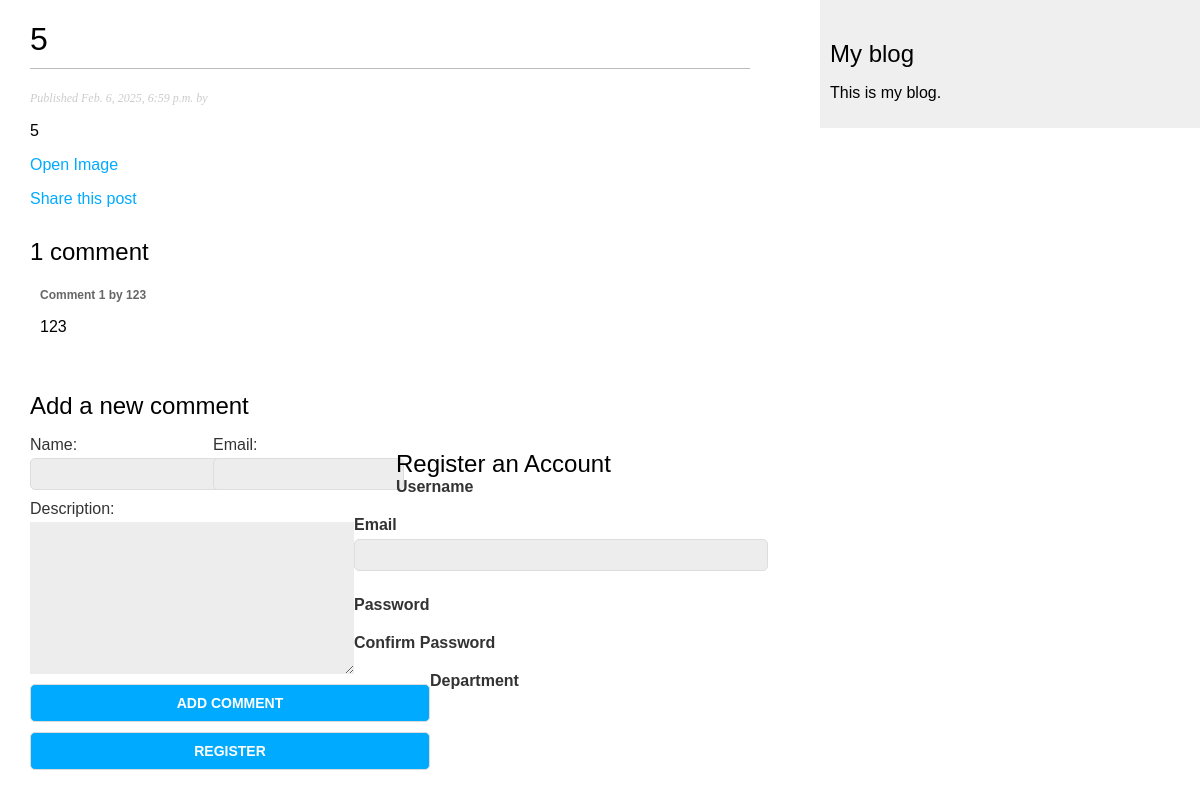
Screenshot of /TD/2025/2/6/5/ with the database file from the repository.
### blog/models.py (models this page shows, shortened)
class TurnoverDocument(models.Model):
    class Status(models.TextChoices):
        DRAFT = 'DF', 'Draft'
        UNDER_REVIEW = 'UR', 'Under Review'
        APPROVED = 'A', 'Approved'
        REJECTED = 'R', 'Rejected'
        PUBLISHED = 'PB', 'Published'
    objects = models.Manager()
    published = PublishedManager()
    under_review = UnderReviewManager
    approved = ApprovedManager
    rejected = RejectedManager
    title = models.CharField(max_length=255)
    description = models.TextField(blank=True, null=True)
    author = models.ForeignKey(settings.AUTH_USER_MODEL, on_delete=models.CASCADE, related_name='document_post')
    created_at = models.DateTimeField(auto_now_add=True)
    updated_at = models.DateTimeField(auto_now=True)
    department = models.CharField(max_length=255)
    publish_by = models.DateTimeField(default=timezone.now)
    document_type = models.ForeignKey(document_types, on_delete=models.CASCADE)
    document_file = models.FileField(upload_to='blog/static/images/')
    slug = models.SlugField(max_length=250, unique_for_date='publish_by')
    status = models.CharField(
        max_length=2,
        choices=Status.choices,
        default=Status.DRAFT
    )
    class Meta:
        ordering = ['-publish_by']
        indexes = [models.Index(fields=['-publish_by'])]
    def filename(self):
        return 'images/' + os.path.basename(self.document_file.name)

class Comment(models.Model):
    document = models.ForeignKey(TurnoverDocument, on_delete=models.CASCADE, related_name='comments')
    name = models.CharField(max_length=80)
    email = models.EmailField()
    description = models.TextField()
    created_at = models.DateTimeField(auto_now_add=True)
    updated_at = models.DateTimeField(auto_now=True)
    active = models.BooleanField(default=True)
    class Meta:
        ordering=['created_at']
        indexes = [models.Index(fields=['created_at'])]

### blog/views.py (the view)
# urls.py: path('<int:year>/<int:month>/<int:day>/<slug:TD>/', views.TD_detail, name='TD_detail'),
def TD_detail(request, year, month, day, TD):
    single_document = get_object_or_404(
        TurnoverDocument,
        status=TurnoverDocument.Status.PUBLISHED,
        slug=TD,
        publish_by__year=year,
        publish_by__month=month,
        publish_by__day=day
    )
    comments = single_document.comments.filter(active=True)
    form = CommentForm()
    return render(request, 'blog/TD/detail.html', {'single_document': single_document,'form': form, 'comments':comments})

### blog/forms.py
class CommentForm(forms.ModelForm):
    class Meta:
        model = Comment
        fields = ['name', 'email','description']

### templates/blog/TD/detail.html (shortened to what this page needs)
{% extends "blog/base.html" %}
{% load static %}
{% block content %}
  <h1>{{ single_document.title }}</h1>
  <p class="date">
    Published {{ single_document.publish_by }} by {{ single_document.auther }}
  </p>
  {{ single_document.description|linebreaks }}
  <a href="{% static single_document.filename %}" target="_blank">
      Open Image
  </a>
  <p>
    <a href="{% url "TD:send_email" single_document.id %}">
        Share this post
    </a>
  </p>
  {% with comments.count as total_comments %}
    <h2>
      {{ total_comments }} comment{{ total_comments|pluralize }}
    </h2>
  {% endwith %}
  {% for comment in comments %}
    <div class="comment">
      <p class="info">
        Comment {{ forloop.counter }} by {{ comment.name }}
      </p>
      {{ comment.description|linebreaks }}
    </div>
  {% empty %}
    <p>There are no comments.</p>
  {% endfor %}
  {% include "blog/TD/includes/comment_form.html" %}
    {% include "blog/TD/create_user.html" %}
{% endblock %}

### blog/static/css/blog.css (style rules this page uses)
body { margin:0; padding:0; font-family:helvetica, sans-serif; }
a { color:#00abff; text-decoration:none; }
h1 { font-weight:normal; border-bottom:1px solid #bbb; padding:0 0 10px 0; }
h2 { font-weight:normal; margin:30px 0 0; }
p.date { color:#ccc; font-family: georgia, serif; font-size: 12px; font-style: italic; }
label { float:left; clear:both; color:#333; margin-bottom:4px; }
input, textarea { clear:both; float:left; margin:0 0 10px; background:#ededed; border:0; padding:6px 10px; font-size:12px; }
.comment { padding:10px; }
.comment .info { font-weight:bold; font-size:12px; color:#666; }
input, select { width: 100%; max-width: 400px; padding: 8px; border-radius: 5px; border: 1px solid #ddd; }

### rows the page displays
TurnoverDocument: title "5", publish_by "Feb. 6, 2025, 6:59 p.m.", description "5"
Comment: name "123", description "123"

### other values shown
{{ total_comments }} "1"
